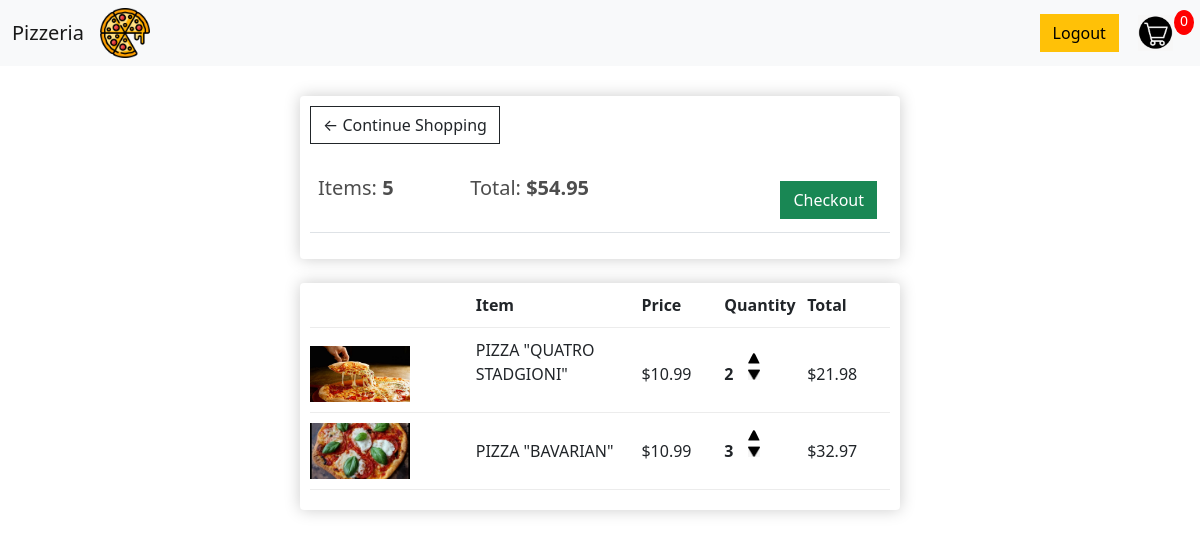
The app's page /cart/ (signed in) with its own data.
### mysite/models.py (models this page shows, shortened)
class Order(models.Model):
    customer = models.ForeignKey(Customer, on_delete=models.SET_NULL, blank=True, null=True)
    data_orderd = models.DateTimeField(auto_now_add=True)
    complete = models.BooleanField(default=False, null=True, blank=False)
    transaction_id = models.CharField(max_length=200, null=True)
    @property
    def get_cart_total(self):
        orderitems = self.orderitem_set.all()
        total = sum([item.get_total for item in orderitems])
        return total
    @property
    def get_cart_item(self):
        orderitems = self.orderitem_set.all()
        total = sum([item.quantity for item in orderitems])
        return total

class OrderItem(models.Model):
    product = models.ForeignKey(Product, on_delete=models.SET_NULL, blank=True, null=True)
    order = models.ForeignKey(Order, on_delete=models.SET_NULL, blank=True, null=True)
    quantity = models.IntegerField(default=0, null=True, blank=True)
    date_added = models.DateTimeField(auto_now_add=True)
    @property
    def get_total(self):
        total = self.product.price * self.quantity
        return total

class Product(models.Model):
    name = models.CharField(max_length=200, null=True)
    price = models.FloatField()
    digital = models.BooleanField(default=False, null=True, blank=False)
    image = models.ImageField(blank=True, null=True)

### mysite/views.py (the view)
# urls.py: path('cart/', cart, name='cart'),
def cart(request):
    if request.user.is_authenticated:
        customer = request.user.customer
        order, created = Order.objects.get_or_create(customer=customer, complete=False)
        items = order.orderitem_set.all()
    else:
        items = []
        order = {'get_cart_total': 0, 'get_Card_items': 0}
    context = {'items': items, 'order': order}
    return render(request, 'mysite/cart.html', context)

### templates/mysite/cart.html (shortened to what this page needs)
{% extends 'mysite/home.html' %}
{% load static %}
{% block content %}
<div class="cart">
<div class="row">
	<div class="col-lg-12">
		<div class="box-element">
            <a  class="btn btn-outline-dark" href="{% url 'store' %}">&#x2190; Continue Shopping</a>
            <br>
            <br>
            <table class="table">
	        	<tr>
			    <th><h5>Items: <strong>{{ order.get_cart_item}}</strong></h5></th>
			    <th><h5>Total:<strong> ${{ order.get_cart_total | floatformat:2 }}</strong></h5></th>
			        <th>
				        <a  style="float:right; margin:5px;" class="btn btn-success" href="{% url 'checkout' %}">Checkout</a>
                    </th>
		        </tr>
        	</table>
		</div>
		<br>
		<div class="box-element">
            <div class="cart-row">
		<div style="flex:2"><strong>Item</strong></div>
		<div style="flex:1"><strong>Price</strong></div>
		<div style="flex:1"><strong>Quantity</strong></div>
		<div style="flex:1"><strong>Total</strong></div>
	</div>
    {% for item in items %}
	<div class="cart-row">
		<div style="flex:2"><img class="row-image" src="{{ item.product.image.url }}"></div>
		<div style="flex:2"><p>{{ item.product.name }}</p></div>
		<div style="flex:1"><p>${{ item.product.price| floatformat:2}}</p></div>
		<div style="flex:1">
			<p class="quantity">{{ item.quantity }}</p>
			<div class="quantity">
				<img class="chg-quantity" src="{% static  'mysite/images/up.svg' %}">
				<img class="chg-quantity" src="{% static  'mysite/images/down.png' %}">
			</div>
		</div>
		<div style="flex:1"><p>${{ item.get_total }}</p></div>
		</div>
        {% endfor %}
	</div>
</div>
</div>
{% endblock content %}

### mysite/static/mysite/css/style.css (style rules this page uses)
* { margin: 0; padding: 0; box-sizing: border-box; }
a { color: whitesmoke; }
.cart { padding-right: 300px; padding-left: 300px; }
h1,h2,h3,h4,h5,h6 { color:hsl(0, 0%, 30%); }
.box-element { box-shadow:hsl(0, 0%, 80%) 0 0 16px; background-color: #fff; border-radius: 4px; padding: 10px; }
.col-lg-4, .col-lg-6, .col-lg-8, .col-lg-12 { margin-top: 10px; }
.btn { border-radius: 0; }
.row-image { width: 100px; }
.cart-row { display: flex; align-items: flex-end; padding-bottom: 10px; margin-bottom: 10px; border-bottom: 1px solid #ececec; }
.quantity { display: inline-block; font-weight: 700; padding-right:10px; }
.chg-quantity { width: 12px; cursor: pointer; display: block; margin-top: 5px; transition:.1s; }

### records on screen
Order: get_cart_item "5", get_cart_total "54.95"
OrderItem: product.image (picture), product.name "PIZZA \"QUATRO STADGIONI\"", product.price "10.99", quantity "2", get_total "21.98"
OrderItem: product.image (picture), product.name "PIZZA \"BAVARIAN\"", product.price "10.99", quantity "3", get_total "32.97"
